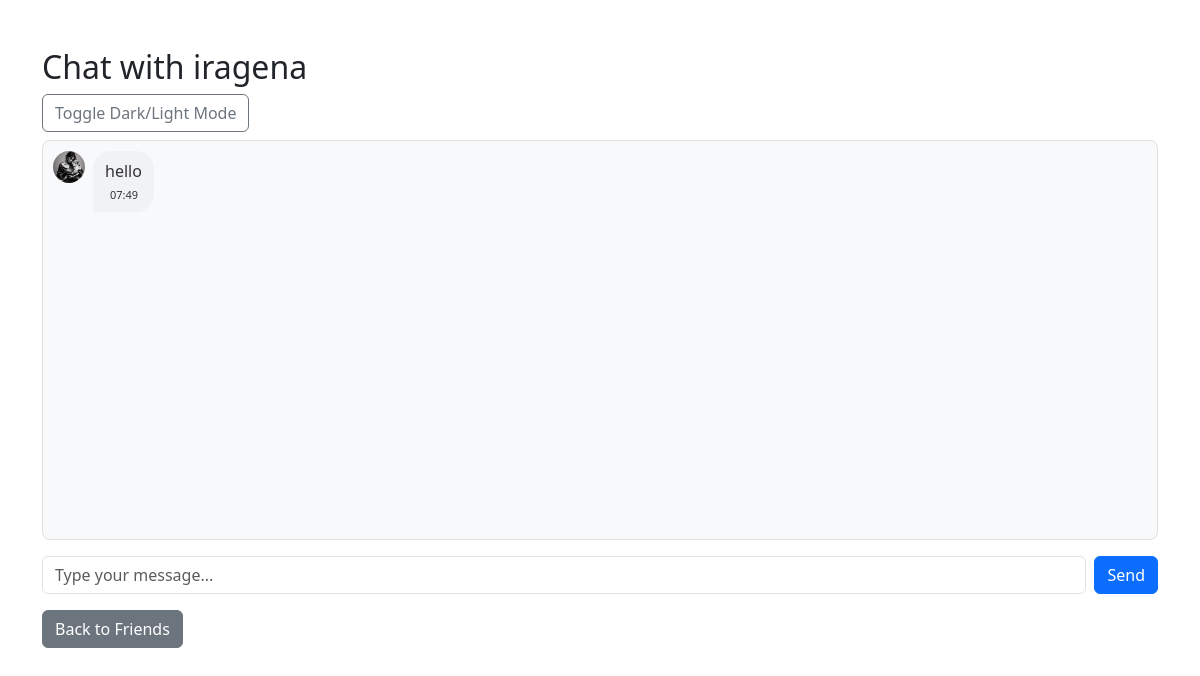
Page /chat/3 (signed in) on the earlier database version.
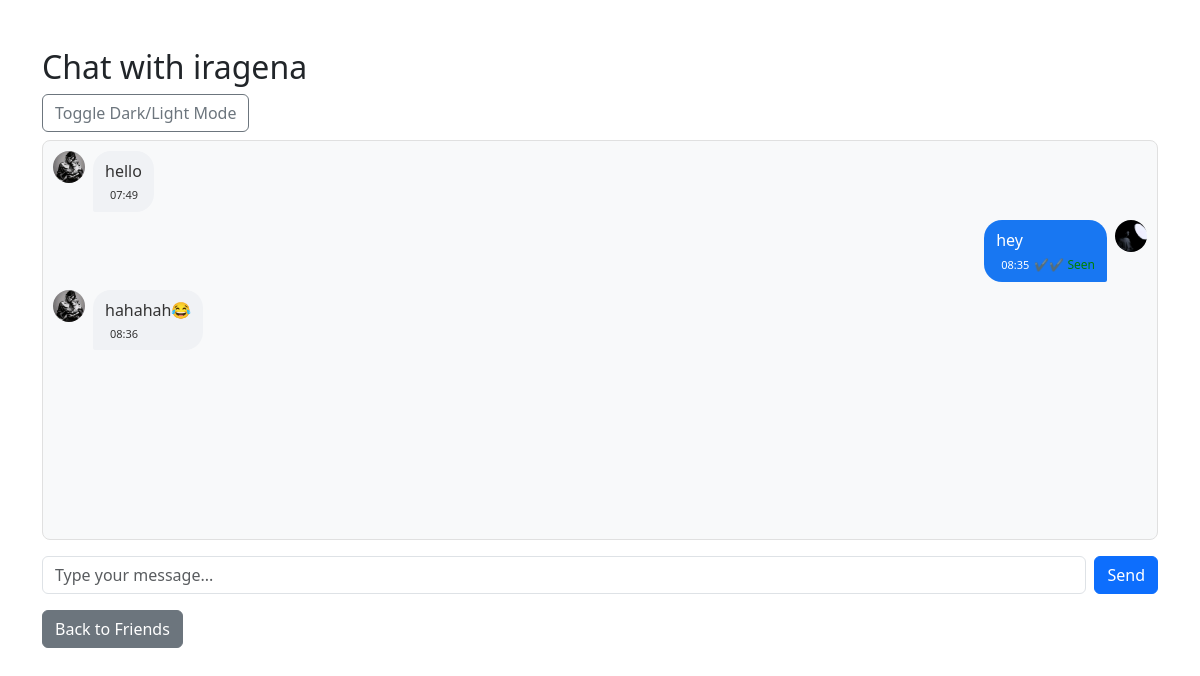
Same page on the later database version.
### app.py (models this page shows)
class PrivateMessage(db.Model):
    id = db.Column(db.Integer, primary_key=True)
    sender_id = db.Column(db.Integer, db.ForeignKey('user.id'))
    receiver_id = db.Column(db.Integer, db.ForeignKey('user.id'))
    content = db.Column(db.Text, nullable=False)
    timestamp = db.Column(db.DateTime, server_default=db.func.now())
    read = db.Column(db.Boolean, default=False)
    sender = db.relationship('User', foreign_keys=[sender_id])
    receiver = db.relationship('User', foreign_keys=[receiver_id])

class User(UserMixin, db.Model):
    id = db.Column(db.Integer, primary_key=True)
    username = db.Column(db.String(80), unique=True, nullable=False)
    password = db.Column(db.String(120), nullable=False)
    profile_pic = db.Column(db.String(120), nullable=True, default='default.png')
    friends = db.relationship('Friend', foreign_keys='Friend.user_id', backref='user', lazy='dynamic')
    friend_of = db.relationship('Friend', foreign_keys='Friend.friend_id', backref='friend', lazy='dynamic')
    groups = db.relationship('GroupMember', backref='user', lazy='dynamic')

### app.py (the view)
@app.route('/chat/<int:friend_id>', methods=['GET', 'POST'])
@login_required
def private_chat(friend_id):
    friend = User.query.get_or_404(friend_id)
    is_friend = Friend.query.filter_by(user_id=current_user.id, friend_id=friend_id, accepted=True).first() is not None
    if not is_friend:
        flash('You can only chat with your friends.', 'danger')
        return redirect(url_for('friends'))
    if request.method == 'POST':
        msg = request.form.get('message')
        if msg:
            db.session.add(PrivateMessage(sender_id=current_user.id, receiver_id=friend_id, content=msg, read=False))
            db.session.commit()
    unread = PrivateMessage.query.filter_by(sender_id=friend_id, receiver_id=current_user.id, read=False).all()
    for m in unread:
        m.read = True
    if unread:
        db.session.commit()
    messages = PrivateMessage.query.filter(
        ((PrivateMessage.sender_id == current_user.id) & (PrivateMessage.receiver_id == friend_id)) |
        ((PrivateMessage.sender_id == friend_id) & (PrivateMessage.receiver_id == current_user.id))
    ).order_by(PrivateMessage.timestamp.asc()).all()
    return render_template('private_chat.html', friend=friend, messages=messages, is_friend=is_friend, user=current_user)

### app.py (called while the page is built)
@login_manager.user_loader
def load_user(user_id):
    return User.query.get(int(user_id))

### templates/private_chat.html (shortened to what this page needs)
<!DOCTYPE html>
<html lang="en">
<head>
    <link href="https://cdn.jsdelivr.net/npm/bootstrap@5.3.0/dist/css/bootstrap.min.css" rel="stylesheet">
</head>
<body>
<div class="container mt-5">
    <h2>Chat with {{ friend.username }}</h2>
    <button class="btn btn-outline-secondary toggle-mode mb-2" onclick="document.body.classList.toggle('dark-mode')">Toggle Dark/Light Mode</button>
    <div id="chat-box">
        {% for message in messages %}
            <div class="d-flex mb-2 {{ 'justify-content-end' if message.sender_id == user.id else 'justify-content-start' }}">
                {% if message.sender_id != user.id %}
                    <img src="{{ url_for('static', filename='profile_pics/' + (friend.profile_pic or 'default.png')) }}" alt="Friend" width="32" height="32" class="rounded-circle me-2">
                {% endif %}
                <div class="{{ 'chat-bubble-right' if message.sender_id == user.id else 'chat-bubble-left' }}">
                    <span>{{ message.content }}</span>
                    <div class="d-flex align-items-center mt-1">
                        <span class="timestamp">{{ message.timestamp.strftime('%H:%M') }}</span>
                        {% if message.sender_id == user.id %}
                            <span class="read-receipt">
                                {% if message.read %}✔✔ Seen{% else %}✔ Sent{% endif %}
                            </span>
                        {% endif %}
                    </div>
                </div>
                {% if message.sender_id == user.id %}
                    <img src="{{ url_for('static', filename='profile_pics/' + (user.profile_pic or 'default.png')) }}" alt="Me" width="32" height="32" class="rounded-circle ms-2">
                {% endif %}
            </div>
        {% else %}
            <div class="text-muted">No messages yet.</div>
        {% endfor %}
    </div>
    {% if is_friend %}
    <form method="POST" class="d-flex mt-3" id="chat-form">
        <input type="text" name="message" class="form-control me-2" placeholder="Type your message..." autocomplete="off" required>
        <button type="submit" class="btn btn-primary">Send</button>
    </form>
    {% else %}
        <div class="alert alert-warning mt-3">You can only chat with your friends.</div>
    {% endif %}
    <a href="/friends" class="btn btn-secondary mt-3">Back to Friends</a>
</div>
</body>
</html>

Differences in the rows shown:
added PrivateMessage: content "hey", timestamp "08:35", read "✔✔ Seen", profile_pic (picture)
added PrivateMessage: profile_pic (picture), content "hahahah😂", timestamp "08:36"
